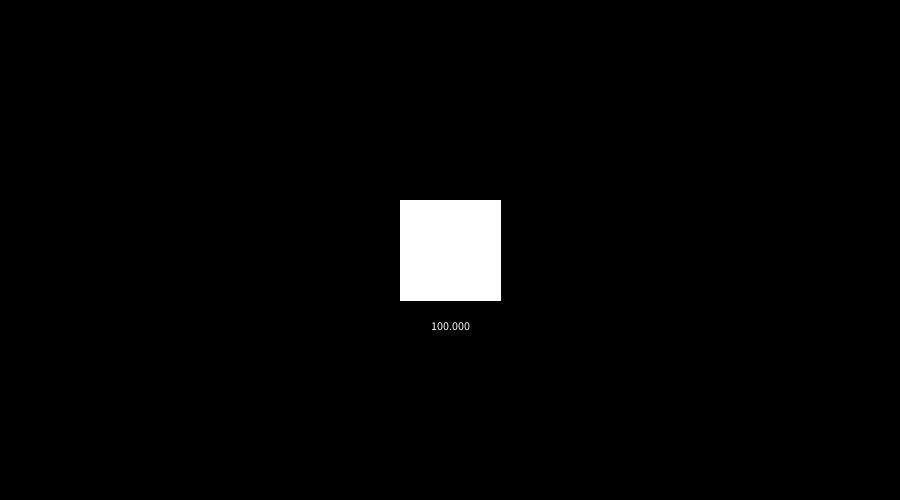
Frame 1 (no input)
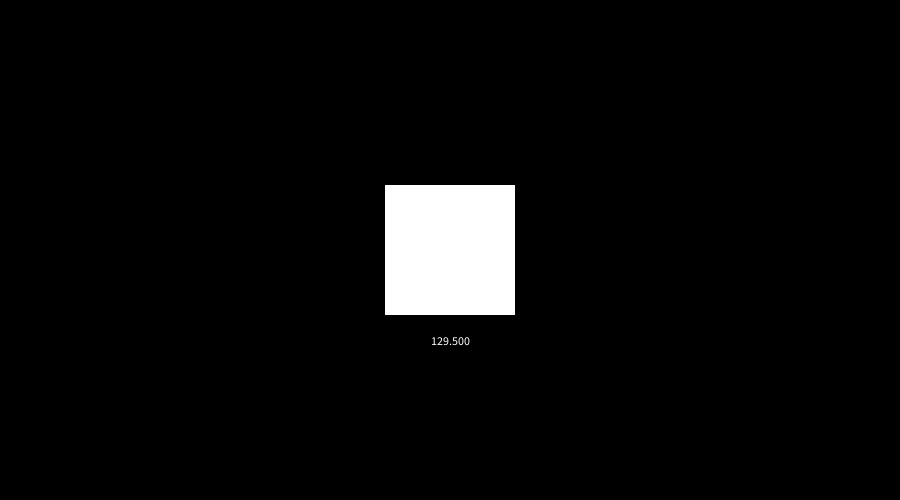
Frame 60 (the mouse pressed at the canvas centre just before this capture)
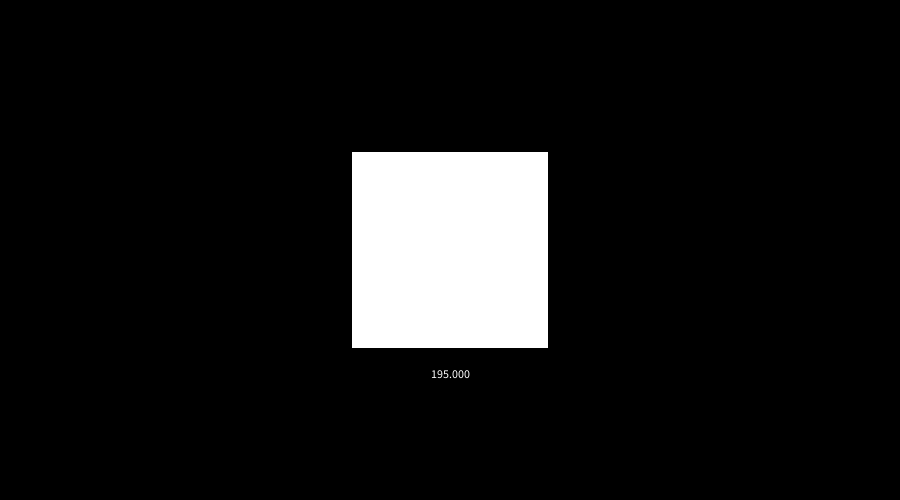
Frame 120 (the mouse held since frame 60 and released just before this capture)

The Processing sketch that drew these frames (run headless with seeded random() and noise(); from frame 60 on, the mouse is pressed at the canvas centre):

// Processing sketch: sketch_03_lerp_morphing2
// ── sketch_03_lerp_morphing2.pde
//複数のデータを、データ間をモーフィングさせながら可視化してみる

float [] data = {100,150,400,300,70}; //データの配列
int index = 0;  //表示するデータのインデックス

float size = data[index];            //表示するデータ
float next_size = data[index + 1];   //次に表示するデータ
float morph_size;                    //データ間をモーフィングしたデータ

float percent = 0;                   //モーフィングの割合（lerp関数で使うため、1を超えないようにする）

void setup(){
  size(900,500);
  stroke(255);
  fill(255);
  textAlign(CENTER);
  rectMode(CENTER);
}


void draw(){
  background(0);
  
  //モーフィングの計算
  morph_size = lerp(size, next_size, percent);
  
  //結果を四角形で可視化
  rect(width/2, height/2, morph_size, morph_size);
  text(morph_size, width/2, height/2 + morph_size/2 +30);
  
  //モーフィングの割合を更新
  percent += 0.01;
  
  //モーフィングの割合が1になった時の処理
  if(percent >=1.0){
    
    //表示するデータのインデックスを進める
    index += 1;
    
    //配列の最後に到達したら停止
    if(index == data.length - 1){
      noLoop();
    }
    else{
      //表示するデータと、次に表示するデータを更新
      size = data[index];
      next_size = data[index + 1];
    }
    
    //モーフィングの割合を初期化
    percent = 0;
  }
 
}
